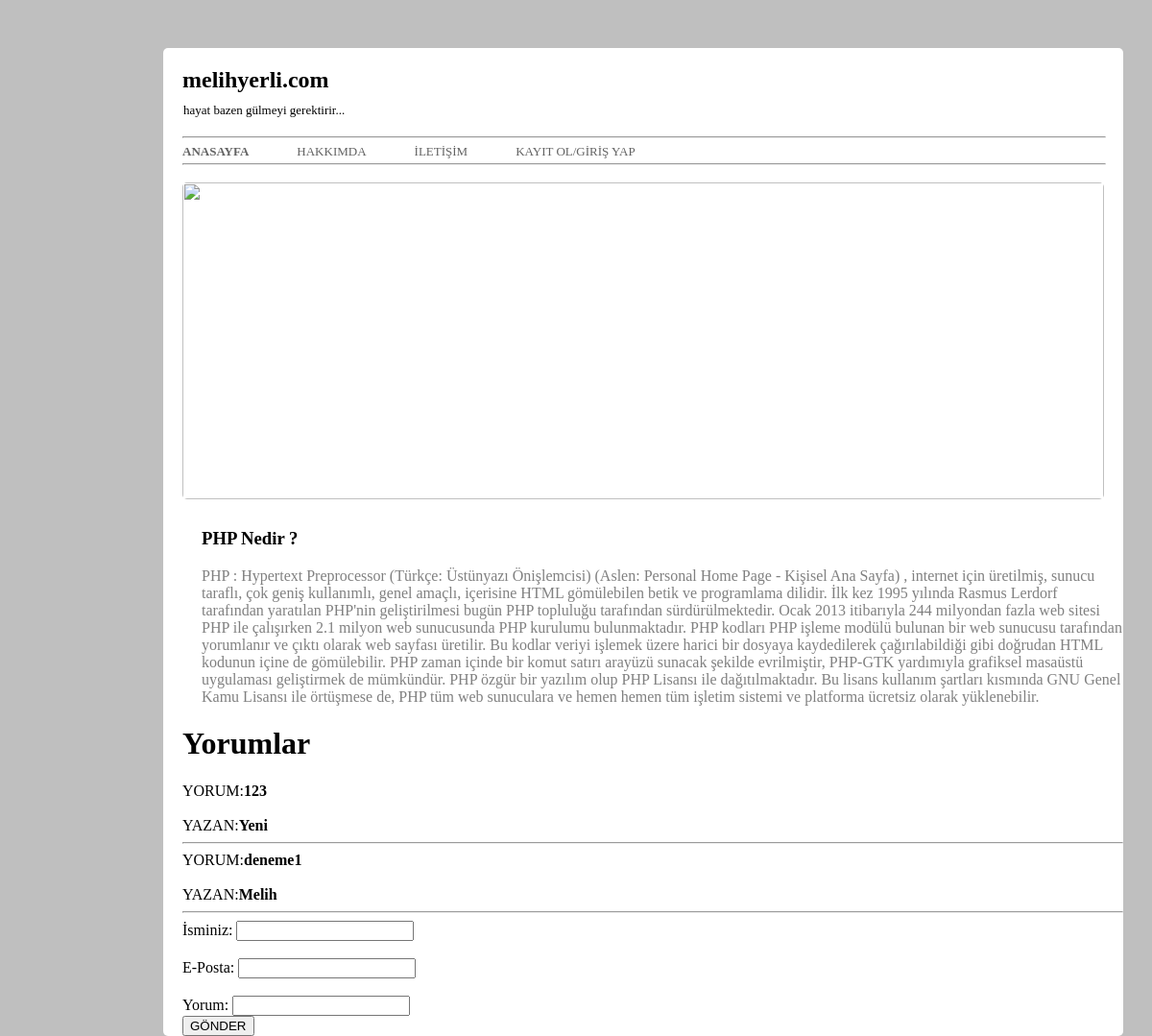
/detay.php?id=1, run on the app's committed database.
### tables this page shows
CREATE TABLE IF NOT EXISTS `makale` (
  `makaleId` int(4) NOT NULL AUTO_INCREMENT,
  `yazan` varchar(100) NOT NULL,
  `makaleBaslik` varchar(40) NOT NULL,
  `tarih` date NOT NULL,
  `icerik` varchar(16000) NOT NULL,
  PRIMARY KEY (`makaleId`)
);

CREATE TABLE IF NOT EXISTS `yorumlar` (
  `id` int(4) NOT NULL AUTO_INCREMENT,
  `yorum_makaleId` int(4) NOT NULL,
  `yazan` varchar(50) NOT NULL,
  `email` varchar(50) NOT NULL,
  `yorum` longtext NOT NULL,
  `onay` char(1) NOT NULL DEFAULT '1',
  PRIMARY KEY (`id`)
);

### detay.php (the view, shortened to what this page needs)
<!DOCTYPE html>
<html lang="tr" dir="ltr">
  <head>
    <link rel="stylesheet" type="text/css" href="style.css">
  </head>
  <body>
    <div class="genelDiv">
      <div class="baslik">
        <h2>melihyerli.com</h2>
        <h6>hayat bazen gülmeyi gerektirir...</h6>
      </div>
      <hr style="position:absolute; margin-top: 92px; width: 960px; margin-left: 20px;">
      <div class="yatayMenu">
        <ul>
          <li> <a href="index.php" style="font-weight: bold;">ANASAYFA</a> </li>
          <li> <a href="about.php">HAKKIMDA</a> </li>
          <li> <a href="contact.php">İLETİŞİM</a> </li>
          <li> <a href="giris.php">KAYIT OL/GİRİŞ YAP</a> </li>
        </ul>
        <hr style="position:absolute; margin-top: 120px; width: 960px; margin-left: 20px;">
      </div>
      <div class="ortaResim">
        <img src="picture/prag.jpg" alt="">
      </div>
      <div class="makaleAlani">
				<?php
					include "baglanti.php";
						if ($_GET['id'])
						{
							$detay = $baglanti->query("SELECT * FROM makale");
						}
						foreach ($detay as $detay_cikti)
						{
							if ($detay_cikti['makaleId'] == $_GET['id']){
				?>
								<div class="makaleAlani">
									<h3><?php echo $detay_cikti["makaleBaslik"]; ?></h3>
									<p><?php echo $detay_cikti["icerik"]; ?></p>
								</div>
								<h1>Yorumlar</h1>
				<?php
							}
						}
				?>
				<?php
					$yorum = $baglanti->query("SELECT * FROM yorumlar WHERE onay = 1");
					foreach($yorum as $detay_yorum_yazdirma)
					{
						if ($_GET['id'] == $detay_yorum_yazdirma['yorum_makaleId']) {
				?>
					<div class="yorumAlani">
						<label for="">YORUM:</label><b><?php echo $detay_yorum_yazdirma['yorum']; ?></b> <br><br>
						<label for="">YAZAN:</label><b><?php echo $detay_yorum_yazdirma['yazan']; ?></b>
						<hr>
					</div>
				<?php
						}
					}
				?>
				<form action="" method="POST">
					<label>İsminiz: </label><input type="text" name="yorum_isim"> <br><br>
					<label>E-Posta: </label><input type="text" name="yorum_eposta"><br><br>
					<label>Yorum: </label><input type="text" name="yorum_icerik"> <br>
					<input type="submit" value="GÖNDER">
				</form>
      </div>
    </div>
  </body>
</html>

### style.css (style rules this page uses)
body { font-family: 'Baloo Paaji 2', cursive; margin: 0 0 0 0; background-color: #bfbfbf; }
.genelDiv { position: absolute; background-color: white; width: 1000px; height: all; margin-top: 50px; margin-left: 170px; border-radius: 5px; }
.baslik { position: absolute; margin-left: 20px; }
.baslik h6 { font-size: 13px; font-weight: 10; margin-top: -10px; margin-left: 1px; }
.yatayMenu ul { position: absolute; margin-top: 100px; list-style: none; margin-left: -70px;: }
.yatayMenu ul li { float: left; margin-left: 50px; font-size: 13px; }
.yatayMenu ul li a { text-decoration: none; color: #636363; }
.ortaResim { position: absolute; margin-top: 140px; margin-left: 20px; }
.ortaResim img { width: 960px; height: 330px; border-radius: 5px; }
.makaleAlani { position: relative; margin-top: 500px; margin-left: 20px; word-wrap:break-word; }
.makaleAlani p { color: gray; font-weight: 10; }

### data on the page
makale: makaleBaslik "PHP Nedir ?", icerik "PHP : Hypertext Preprocessor (Türkçe: Üstünyazı Önişlemcisi) (Aslen: Personal Home Page - Kişisel Ana Sayfa) , internet için üretilmiş, sunucu taraflı, çok geniş kullanımlı, genel amaçlı, içerisine HTML gömülebilen betik ve programlama dilidir. İlk kez 1995 yılında Rasmus Lerdorf tarafından yaratılan PHP'nin geliştirilmesi bugün PHP topluluğu tarafından sürdürülmektedir. Ocak 2013 itibarıyla 244 milyondan fazla web sitesi PHP ile çalışırken 2.1 milyon web sunucusunda PHP kurulumu bulunmaktadır. PHP kodları PHP işleme modülü bulunan bir web sunucusu tarafından yorumlanır ve çıktı olarak web sayfası üretilir. Bu kodlar veriyi işlemek üzere harici bir dosyaya kaydedilerek çağırılabildiği gibi…"
yorumlar: yorum "123", yazan "Yeni"
yorumlar: yorum "deneme1", yazan "Melih"
